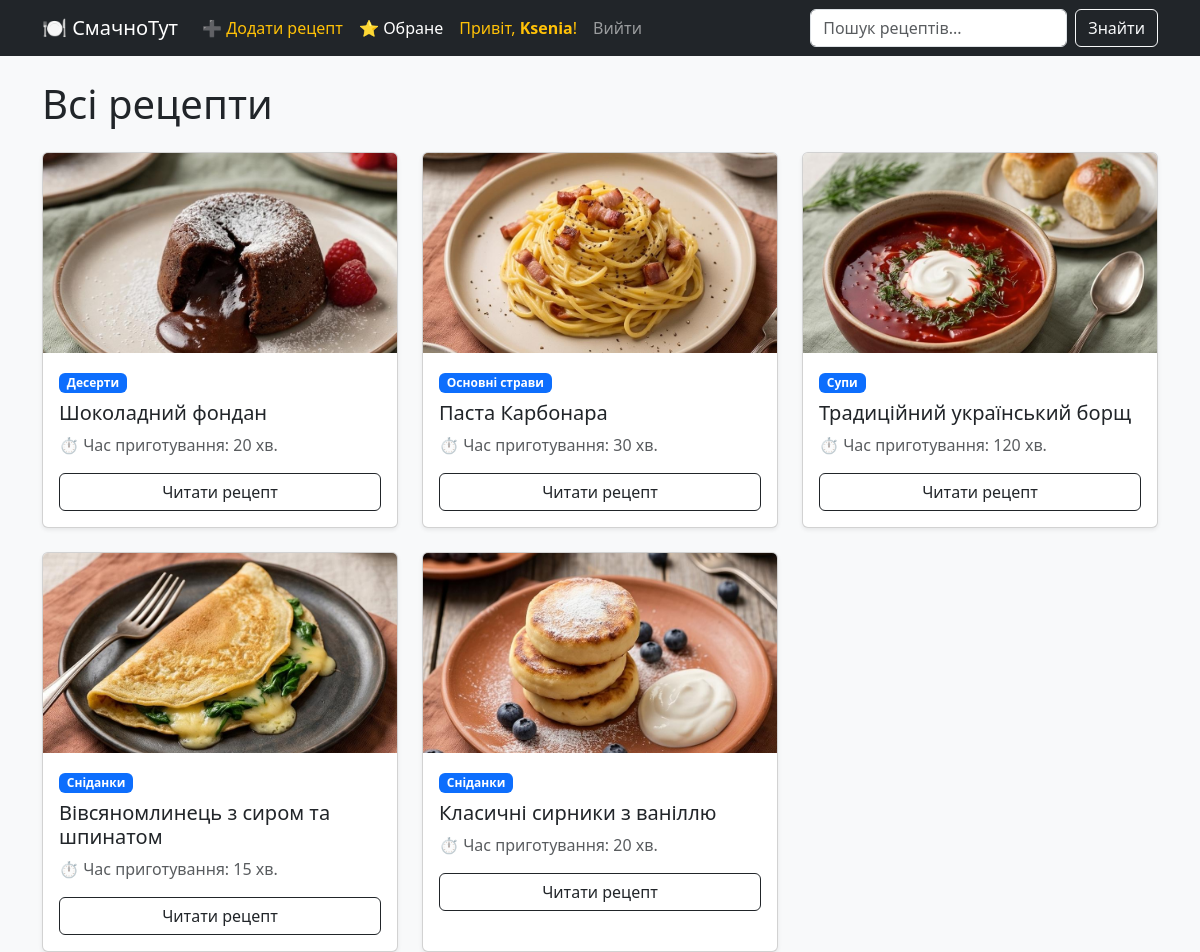
Screenshot of / (signed in) with the database file from the repository.
### recipes/models.py (models this page shows, shortened)
class Recipe(models.Model):
    title = models.CharField(max_length=200, verbose_name="Назва рецепта")
    ingredients = models.TextField(verbose_name="Інгредієнти",
                                   help_text="Вкажіть інгредієнти та їхню кількість (кожен з нового рядка)")
    description = models.TextField(verbose_name="Кроки приготування")
    cooking_time = models.PositiveIntegerField(help_text="Час приготування у хвилинах")
    image = models.ImageField(upload_to='recipes/images/', verbose_name="Фото страви")
    category = models.ForeignKey(Category, on_delete=models.CASCADE, related_name='recipes')
    author = models.ForeignKey(User, on_delete=models.CASCADE, related_name='recipes')
    likes = models.ManyToManyField(User, related_name='liked_recipes', blank=True)
    favorites = models.ManyToManyField(User, related_name='favorite_recipes', blank=True)
    created_at = models.DateTimeField(auto_now_add=True)

class Category(models.Model):
    name = models.CharField(max_length=100, unique=True, verbose_name="Назва категорії")
    class Meta:
        verbose_name_plural = "Categories" # Ось це виправить граматику в адмінці

### recipes/views.py (the view)
# urls.py: path('', views.recipe_list, name='recipe_list'),
def recipe_list(request):
    query = request.GET.get('q')  # Отримуємо текст з рядка пошуку
    if query:
        recipes = Recipe.objects.filter(
            Q(title__icontains=query) | Q(ingredients__icontains=query)
        ).order_by('-created_at')
    else:
        recipes = Recipe.objects.all().order_by('-created_at')
    return render(request, 'recipes/recipe_list.html', {'recipes': recipes, 'query': query})

### recipes/templates/recipes/recipe_list.html
{% extends 'recipes/base.html' %}
{% block content %}
{% if query %}
    <h2 class="mb-4">Результати пошуку для: <strong>"{{ query }}"</strong></h2>
    <a href="{% url 'recipes:recipe_list' %}" class="btn btn-outline-secondary mb-4">Скинути пошук</a>
{% else %}
    <h1 class="mb-4">Всі рецепти</h1>
{% endif %}
<div class="row row-cols-1 row-cols-md-3 g-4">
    {% for recipe in recipes %}
    <div class="col">
        <div class="card h-100 shadow-sm">
            {% if recipe.image %}
                <img src="{{ recipe.image.url }}" class="card-img-top recipe-img" alt="{{ recipe.title }}">
            {% endif %}
            <div class="card-body">
                <span class="badge bg-primary mb-2">{{ recipe.category.name }}</span>
                <h5 class="card-title">{{ recipe.title }}</h5>
                <p class="card-text text-muted">⏱️ Час приготування: {{ recipe.cooking_time }} хв.</p>
                <a href="{% url 'recipes:recipe_detail' recipe.id %}" class="btn btn-outline-dark w-100">Читати рецепт</a>
            </div>
        </div>
    </div>
    {% empty %}
    <div class="col-12">
        <p>На жаль, рецептів ще немає. Додайте їх через адмін-панель.</p>
    </div>
    {% endfor %}
</div>
{% endblock content %}

### recipes/templates/recipes/base.html (shortened to what this page needs)
<!DOCTYPE html>
<html lang="uk">
<head>
    <link href="https://cdn.jsdelivr.net/npm/bootstrap@5.3.0/dist/css/bootstrap.min.css" rel="stylesheet">
</head>
<body>
<nav class="navbar navbar-expand-lg navbar-dark bg-dark mb-4">
    <div class="container">
        <a class="navbar-brand" href="{% url 'recipes:recipe_list' %}">🍽️ СмачноТут</a>
        <div class="collapse navbar-collapse" id="navbarNav">
            <ul class="navbar-nav me-auto">
                {% if user.is_authenticated %}
                <li class="nav-item">
    <a class="nav-link text-warning" href="{% url 'recipes:recipe_create' %}">➕ Додати рецепт</a>
</li>
                    <li class="nav-item">
                        <a class="nav-link text-white" href="{% url 'recipes:favorites_list' %}">⭐ Обране</a>
                    </li>
                    <li class="nav-item">
                        <span class="nav-link text-warning">Привіт, <strong>{{ user.username }}</strong>!</span>
                    </li>
                    <li class="nav-item">
                        <form method="POST" action="{% url 'logout' %}" class="d-inline">
                            <button type="submit" class="btn btn-link nav-link">Вийти</button>
                        </form>
                    </li>
                {% endif %}
            </ul>
            <form class="d-flex" action="{% url 'recipes:recipe_list' %}" method="GET">
                <input class="form-control me-2" type="search" placeholder="Пошук рецептів..." name="q" value="{{ request.GET.q }}">
                <button class="btn btn-outline-light" type="submit">Знайти</button>
            </form>
        </div>
    </div>
</nav>
<div class="container">
    {% block content %}
    {% endblock content %}
</div>
</body>
</html>

### recipes/templates/recipes/base.html (style rules this page uses)
body { background-color: #f8f9fa; }
.recipe-img { object-fit: cover; height: 200px; width: 100%; }

### rows the page displays
Recipe: image (picture), category.name "Десерти", title "Шоколадний фондан", cooking_time "20"
Recipe: image (picture), category.name "Основні страви", title "Паста Карбонара", cooking_time "30"
Recipe: image (picture), category.name "Супи", title "Традиційний український борщ", cooking_time "120"
Recipe: image (picture), category.name "Сніданки", title "Вівсяномлинець з сиром та шпинатом", cooking_time "15"
Recipe: image (picture), category.name "Сніданки", title "Класичні сирники з ваніллю", cooking_time "20"

### other values shown
{{ user.username }} "Ksenia"
